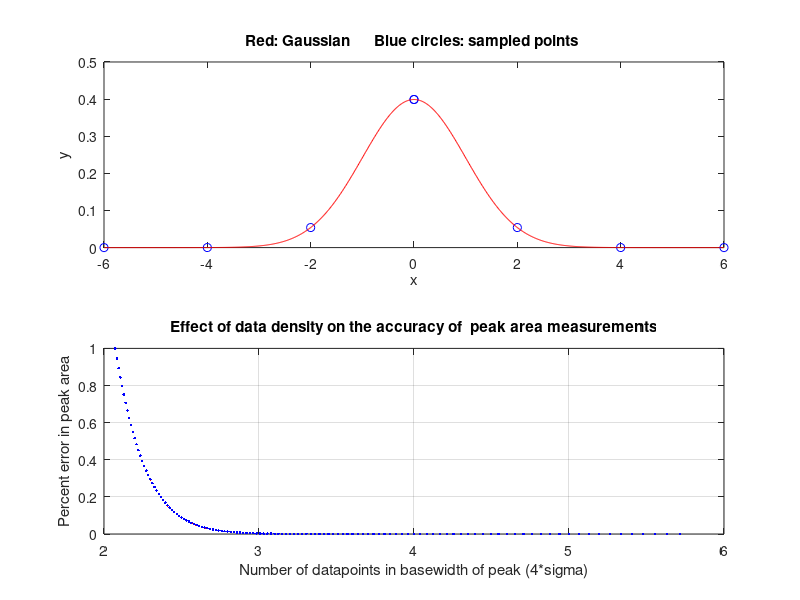

This chart was generated by the following MATLAB code:
% Exploration of the effect of sampling rate (data density) on the accuracy
% of peak area measurements for single isolated sparsely sampled Gaussian
% peak, y. Computes the percent error in the area calculated by the direct
% sum and trapezoidal method as a function of the number of data points in
% the basewidth (defined as 4 sigma).
figure(1)
clf
clear
trial=1;
for dx=.7:.01:2 % dx is the sampling interval (difference bewtween adjacent x values.
    mu=0;
    sigma=1;
    limits=6; % Number of sigmas plus and minum from peak center mu
    % Define half-Gaussian by defining x for only positive values
    x=mu:dx:limits+mu; % Define sampled points from zero to +limits standard deviations.
    xx=mu-limits:.01:mu+limits; % Make a smooth curve to illustrate Gaussian
    yy=(1/(sqrt(2*pi*sigma^2)).*exp(-((xx-mu).^2)./(2*sigma^2))); % Unit area gaussian. 
    y=(1/(sqrt(2*pi*sigma^2)).*exp(-((x-mu).^2)./(2*sigma^2))); %  Sparsely sampled Gaussian
    ta=trapz(x,y); % Area calculated by trapezoidal method
    sa=sum(y)*dx-((max(y)*dx)/2); % simple half area measurement
    TrueAreaG=.5; % because y was measureed only over half its width
    PercenterrorTrap(trial)=abs(100.*(ta-TrueAreaG)./TrueAreaG); % error of trap method
    PercenterrorS(trial)=abs(100.*(sa-TrueAreaG)./TrueAreaG); % error of simple method
    basewidth=4;
    points(trial)=basewidth/dx; % points = points in basewidth
%    disp('    Trap area   Points/basewidth  % Error T   % Error S   ')
 %   disp([ta,points(trial),PercenterrorTrap(trial),PercenterrorS(trial)] )
    figure(1)
    clf
    
    subplot(2,1,1)
    plot(x,y,'ob',-x,y,'ob',xx,yy,'r')
    xlabel('x')
    ylabel('y')
    title('Red: Gaussian      Blue circles: sampled points ')
    axis([mu-limits limits+mu 0 .5])
    
    subplot(2,1,2)
    plot(points,PercenterrorTrap,'r.',points,PercenterrorS,'b.')
    axis([2 6 0 1])
    title('Effect of data density on the accuracy of  peak area measurements')
    ylabel('Percent error in peak area')
    xlabel('Number of datapoints in basewidth of peak (4*sigma)')
    trial=trial+1;
end
grid